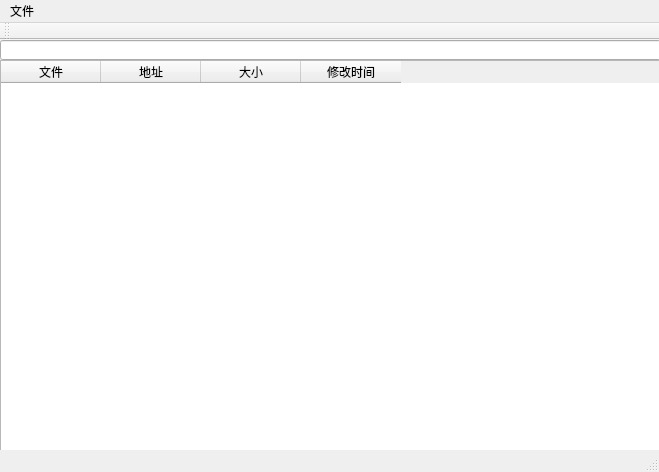
<?xml version="1.0" encoding="UTF-8"?>
<ui version="4.0">
 <class>MainWindow</class>
 <widget class="QMainWindow" name="MainWindow">
  <property name="geometry">
   <rect>
    <x>0</x>
    <y>0</y>
    <width>659</width>
    <height>472</height>
   </rect>
  </property>
  <property name="windowTitle">
   <string>MainWindow</string>
  </property>
  <widget class="QWidget" name="centralWidget">
   <widget class="QLineEdit" name="lineEdit">
    <property name="geometry">
     <rect>
      <x>0</x>
      <y>0</y>
      <width>661</width>
      <height>20</height>
     </rect>
    </property>
   </widget>
   <widget class="QTableWidget" name="tableWidget">
    <property name="geometry">
     <rect>
      <x>0</x>
      <y>20</y>
      <width>661</width>
      <height>391</height>
     </rect>
    </property>
    <column>
     <property name="text">
      <string>文件</string>
     </property>
    </column>
    <column>
     <property name="text">
      <string>地址</string>
     </property>
    </column>
    <column>
     <property name="text">
      <string>大小</string>
     </property>
    </column>
    <column>
     <property name="text">
      <string>修改时间</string>
     </property>
    </column>
   </widget>
  </widget>
  <widget class="QMenuBar" name="menuBar">
   <property name="geometry">
    <rect>
     <x>0</x>
     <y>0</y>
     <width>659</width>
     <height>23</height>
    </rect>
   </property>
   <widget class="QMenu" name="menu">
    <property name="title">
     <string>文件</string>
    </property>
    <addaction name="action"/>
   </widget>
   <addaction name="menu"/>
  </widget>
  <widget class="QToolBar" name="mainToolBar">
   <attribute name="toolBarArea">
    <enum>TopToolBarArea</enum>
   </attribute>
   <attribute name="toolBarBreak">
    <bool>true</bool>
   </attribute>
  </widget>
  <widget class="QStatusBar" name="statusBar"/>
  <action name="action">
   <property name="text">
    <string>打开</string>
   </property>
  </action>
 </widget>
 <layoutdefault spacing="6" margin="11"/>
 <resources/>
 <connections/>
</ui>
